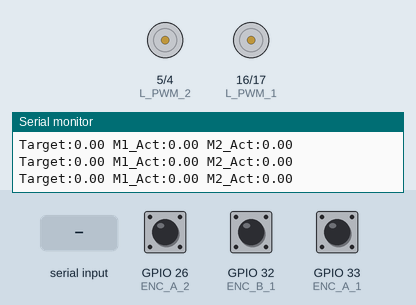
This sketch was run on a simulated ESP32. On the bench: motor-driver pin pairs drawn as motors (green arrow = first pin HIGH = forward, orange = second pin HIGH = backward, longer = more drive), the last lines printed to the serial monitor. The inputs (shaded band) are chosen by the test bench; at power-on: GPIO 33 (ENC_A_1) HIGH, GPIO 26 (ENC_A_2) HIGH, GPIO 32 (ENC_B_1) HIGH.

Above: at 1.2 s.
1.3 s: "p=90\n" received over Serial
At 3.7 s:
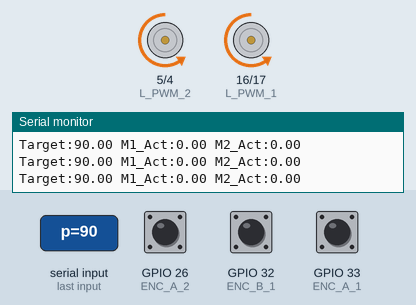
4.3 s: "p=\n" received over Serial
At 5.3 s:
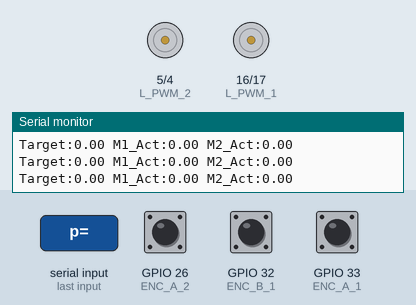
5.8 s: GPIO 33 (ENC_A_1) pulled LOW for 3.2 s
At 7.6 s:
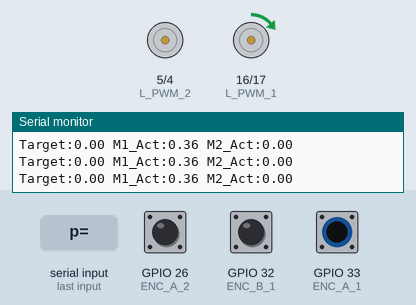
Timing chart, 0 to 32.8 s (numbered marks = the images above; inputs shaded):
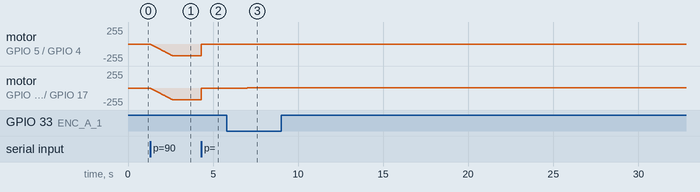

The sketch:

main.ino
```cpp
#include <Arduino.h>

// CẤU HÌNH PHẦN CỨNG ĐỘNG CƠ 1
const uint8_t R_PWM_1 = 17;
const uint8_t L_PWM_1 = 16;
const uint8_t ENC_A_1 = 33;
const uint8_t ENC_B_1 = 32;

// CẤU HÌNH PHẦN CỨNG ĐỘNG CƠ 2
const uint8_t R_PWM_2 = 4;
const uint8_t L_PWM_2 = 5;
const uint8_t ENC_A_2 = 26;
const uint8_t ENC_B_2 = 25;

const int PID_INTERVAL = 20;

//THÔNG SỐ ENCODER
const float PULSES_PER_REV = 1000.0;

// VÒNG 1: VỊ TRÍ
float Kp_pos = 1.5;
float Ki_pos = 0.05; // Thêm hệ số I vị trí
float Kd_pos = 0.0;
float MAX_VELOCITY = 22000;

// VÒNG 2: VẬN TỐC
float Kp_vel = 0.0012;
float Ki_vel = 0.35;

// --- BIẾN TOÀN CỤC ĐỘNG CƠ 1 ---
volatile long pulse_1 = 0;
long last_pulse_1 = 0;
float velocity_integral_1 = 0;
float filtered_velocity_1 = 0;

float pos_integral_1 = 0;
float last_pos_error_1 = 0;

// --- BIẾN TOÀN CỤC ĐỘNG CƠ 2 ---
volatile long pulse_2 = 0;
long last_pulse_2 = 0;
float velocity_integral_2 = 0;
float filtered_velocity_2 = 0;

float pos_integral_2 = 0;
float last_pos_error_2 = 0;

unsigned long last_pid_time = 0;
float target_angle = 0.0;
long target_position = 0;

void IRAM_ATTR encoderISR_1() {
  if (digitalRead(ENC_A_1) == digitalRead(ENC_B_1)) pulse_1--;
  else pulse_1++;
}

void IRAM_ATTR encoderISR_2() {
  if (digitalRead(ENC_A_2) == digitalRead(ENC_B_2)) pulse_2--;
  else pulse_2++;
}

// ==========================================
// HÀM ĐIỀU KHIỂN ĐỘNG CƠ CHUNG
// ==========================================
void controlMotor(uint8_t r_pin, uint8_t l_pin, int pwm_val) {
  pwm_val = constrain(pwm_val, -255, 255);

  if (pwm_val > 0) {
    ledcWrite(r_pin, pwm_val);
    ledcWrite(l_pin, 0);
  } else if (pwm_val < 0) {
    ledcWrite(r_pin, 0);
    ledcWrite(l_pin, abs(pwm_val));
  } else {
    ledcWrite(r_pin, 0);
    ledcWrite(l_pin, 0);
  }
}

void setup() {
  Serial.begin(115200);

  // Khởi tạo chân Motor 1
  pinMode(R_PWM_1, OUTPUT);
  pinMode(L_PWM_1, OUTPUT);
  pinMode(ENC_A_1, INPUT_PULLUP);
  pinMode(ENC_B_1, INPUT_PULLUP);
  attachInterrupt(digitalPinToInterrupt(ENC_A_1), encoderISR_1, CHANGE);

  // Khởi tạo chân Motor 2
  pinMode(R_PWM_2, OUTPUT);
  pinMode(L_PWM_2, OUTPUT);
  pinMode(ENC_A_2, INPUT_PULLUP);
  pinMode(ENC_B_2, INPUT_PULLUP);
  attachInterrupt(digitalPinToInterrupt(ENC_A_2), encoderISR_2, CHANGE);

  // Cấu hình PWM
  ledcAttach(R_PWM_1, 1000, 8);
  ledcAttach(L_PWM_1, 1000, 8);
  ledcAttach(R_PWM_2, 1000, 8);
  ledcAttach(L_PWM_2, 1000, 8);

  controlMotor(R_PWM_1, L_PWM_1, 0);
  controlMotor(R_PWM_2, L_PWM_2, 0);

  Serial.println("DUAL MOTOR FULL CASCADE CONTROL READY.");
  Serial.println("Nhap p=90 de quay 90 do ca 2 motor");
}

void loop() {
  if (Serial.available() > 0) {
    String input = Serial.readStringUntil('\n');
    input.trim();
    if (input.startsWith("p=")) {
      target_angle = input.substring(2).toFloat();
      target_angle = constrain(target_angle, 0.0, 360.0);

      target_position = (target_angle / 360.0) * PULSES_PER_REV;

      velocity_integral_1 = 0;
      velocity_integral_2 = 0;
      pos_integral_1 = 0;
      pos_integral_2 = 0;

      Serial.print("\n>>> DA NHAN LENH QUAY DEN GOC: ");
      Serial.print(target_angle);
      Serial.println(" DO <<<");
    }
  }

  unsigned long now = millis();
  if (now - last_pid_time >= PID_INTERVAL) {
    float dt = PID_INTERVAL / 1000.0;

    long current_pos_1 = pulse_1;
    long current_pos_2 = pulse_2;

    //PID ĐỘNG CƠ 1
    // --- Tính vận tốc thực tế ---
    float raw_velocity_1 = (current_pos_1 - last_pulse_1) / dt;
    last_pulse_1 = current_pos_1;
    filtered_velocity_1 = (0.7 * filtered_velocity_1) + (0.3 * raw_velocity_1);

    // --- VÒNG VỊ TRÍ  ---
    float pos_error_1 = target_position - current_pos_1;

    pos_integral_1 += pos_error_1 * dt;
    pos_integral_1 = constrain(pos_integral_1, -10000, 10000); // Anti-windup

    float pos_derivative_1 = (pos_error_1 - last_pos_error_1) / dt;
    last_pos_error_1 = pos_error_1;

    // P + I + D
    float v_target_1 = (Kp_pos * pos_error_1) + (Ki_pos * pos_integral_1) + (Kd_pos * pos_derivative_1);
    v_target_1 = constrain(v_target_1, -MAX_VELOCITY, MAX_VELOCITY);

    // --- VÒNG VẬN TỐC ---
    float vel_error_1 = v_target_1 - filtered_velocity_1;
    velocity_integral_1 += vel_error_1 * dt;
    velocity_integral_1 = constrain(velocity_integral_1, -500, 500);

    float output_1 = (Kp_vel * vel_error_1) + (Ki_vel * velocity_integral_1);
    controlMotor(R_PWM_1, L_PWM_1, (int)output_1);

    // PID ĐỘNG CƠ 2
    float raw_velocity_2 = (current_pos_2 - last_pulse_2) / dt;
    last_pulse_2 = current_pos_2;
    filtered_velocity_2 = (0.7 * filtered_velocity_2) + (0.3 * raw_velocity_2);

    // --- VÒNG VỊ TRÍ ---
    float pos_error_2 = target_position - current_pos_2;

    pos_integral_2 += pos_error_2 * dt;
    pos_integral_2 = constrain(pos_integral_2, -10000, 10000); // Anti-windup

    float pos_derivative_2 = (pos_error_2 - last_pos_error_2) / dt;
    last_pos_error_2 = pos_error_2;

    // P + I + D
    float v_target_2 = (Kp_pos * pos_error_2) + (Ki_pos * pos_integral_2) + (Kd_pos * pos_derivative_2);
    v_target_2 = constrain(v_target_2, -MAX_VELOCITY, MAX_VELOCITY);

    // --- VÒNG VẬN TỐC ---
    float vel_error_2 = v_target_2 - filtered_velocity_2;
    velocity_integral_2 += vel_error_2 * dt;
    velocity_integral_2 = constrain(velocity_integral_2, -500, 500);

    float output_2 = (Kp_vel * vel_error_2) + (Ki_vel * velocity_integral_2);
    controlMotor(R_PWM_2, L_PWM_2, (int)output_2);

    float current_angle_1 = ((float)current_pos_1 / PULSES_PER_REV) * 360.0;
    float current_angle_2 = ((float)current_pos_2 / PULSES_PER_REV) * 360.0;

    Serial.print("Target:"); Serial.print(target_angle);
    Serial.print(" M1_Act:"); Serial.print(current_angle_1);
    Serial.print(" M2_Act:"); Serial.println(current_angle_2);

    last_pid_time = now;
  }
}
```

Measured:
- after the input at 1.3 s, motor on GPIO 5 (L_PWM_2) / GPIO 4 (R_PWM_2), motor on GPIO 16 (L_PWM_1) / GPIO 17 (R_PWM_1): moves from stopped to backward 174/255 over 1.3 s, starting at once
- after the input at 4.3 s, motor on GPIO 5 (L_PWM_2) / GPIO 4 (R_PWM_2), motor on GPIO 16 (L_PWM_1) / GPIO 17 (R_PWM_1): backward 174/255 → stopped at once
- after the input at 5.8 s, motor on GPIO 16 (L_PWM_1) / GPIO 17 (R_PWM_1): stopped → forward 1/255 after 1.2 s, → forward 2/255 1.8 s later, → forward 1/255 0.20 s later, → forward 2/255 4.3 s later, … (5 changes in this stretch)
